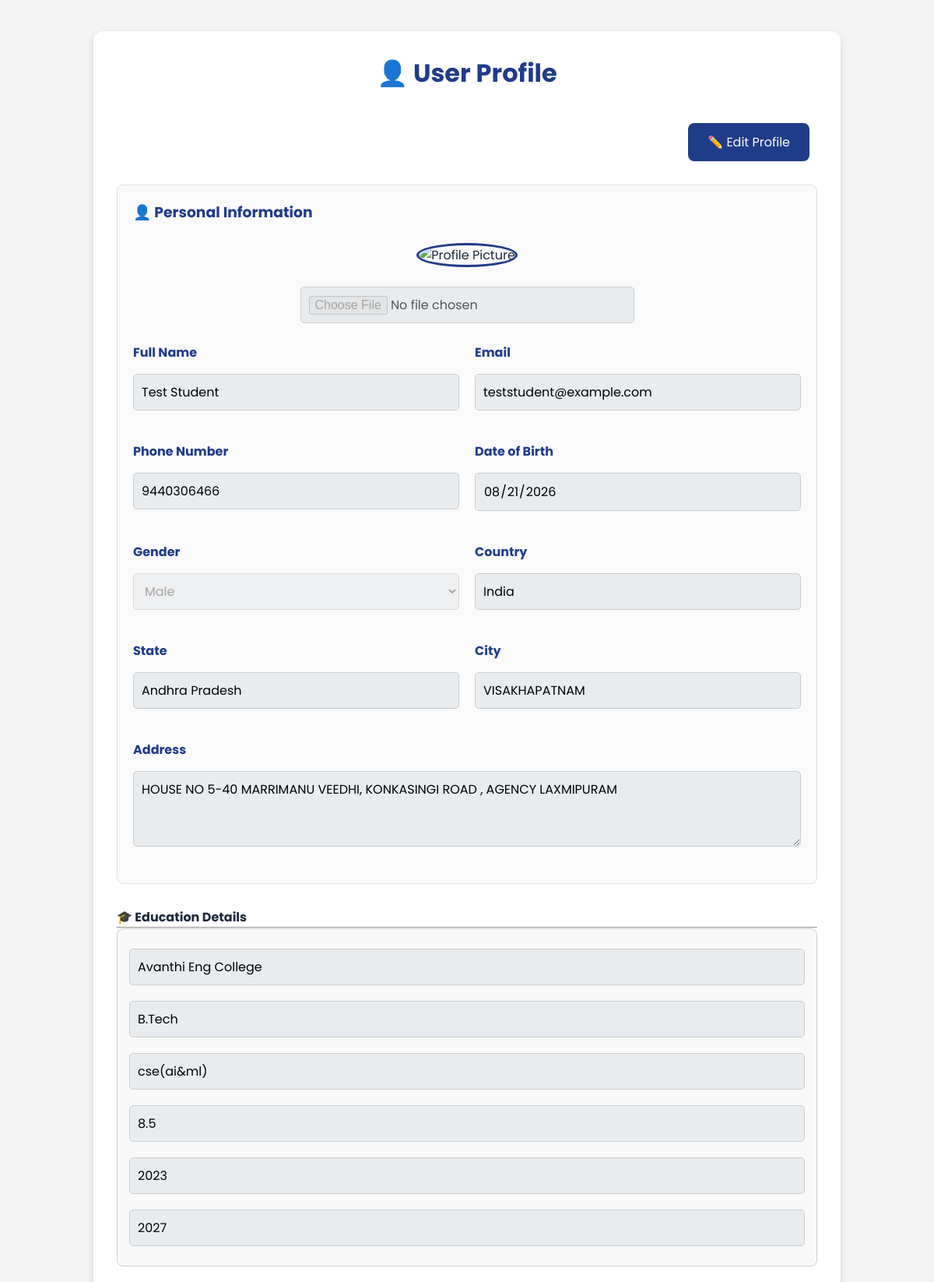
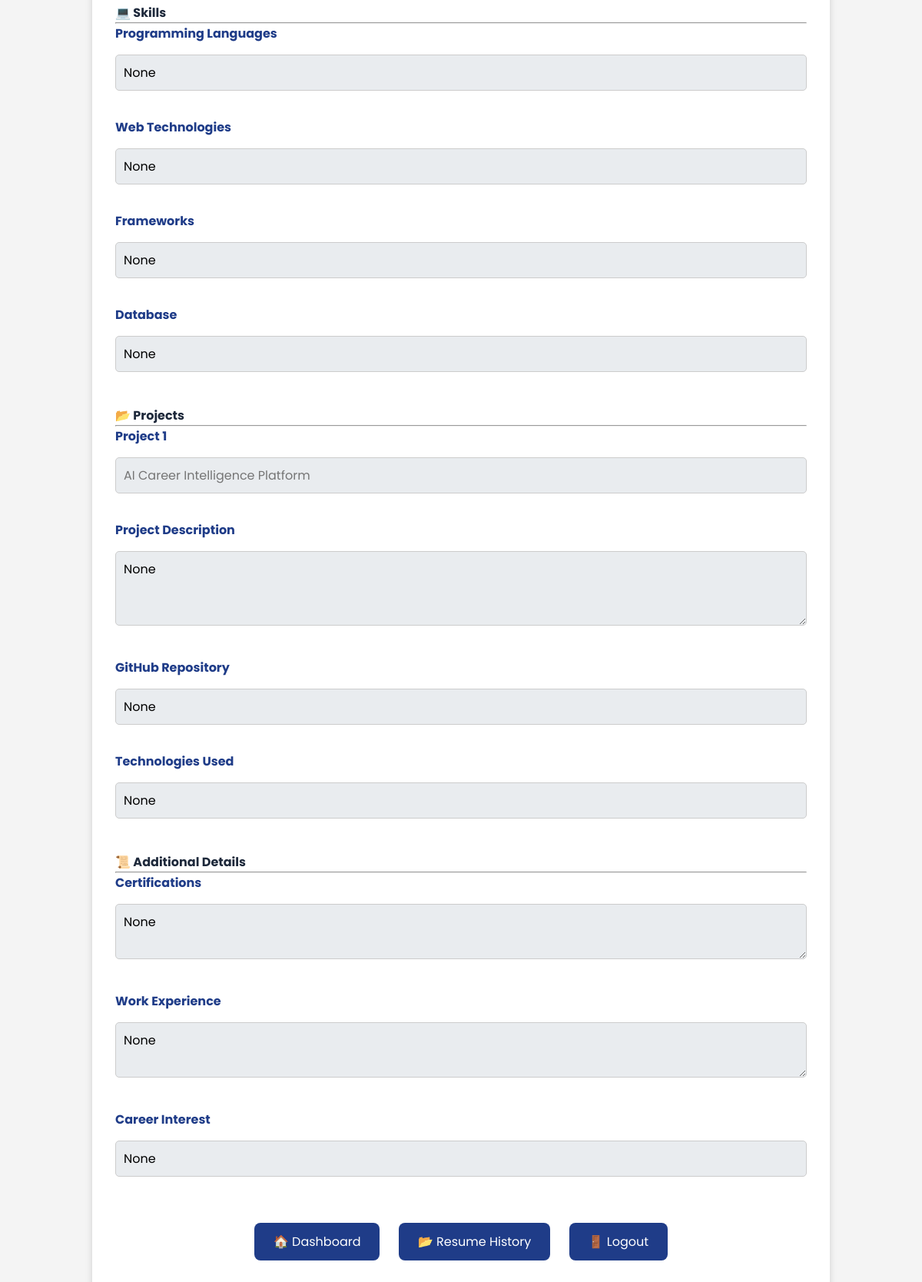
/profile (signed in), run on the app's committed database (2 pictures, top to bottom).
### tables this page shows
CREATE TABLE users(
        id INTEGER PRIMARY KEY AUTOINCREMENT,
        fullname TEXT NOT NULL,
        email TEXT UNIQUE NOT NULL,
        password TEXT NOT NULL,
        role TEXT DEFAULT 'user',

        phone TEXT,
        dob TEXT,
        gender TEXT,
        address TEXT,
        city TEXT,
        state TEXT,
        country TEXT,

        profile_image TEXT,

        programming_languages TEXT,
        web_technologies TEXT,
        frameworks TEXT,
        databases TEXT,

        project_name TEXT,
        project_description TEXT,
        github_repo TEXT,
        tech_used TEXT,
        certifications TEXT,
        work_experience TEXT,
        career_interest TEXT
    );

CREATE TABLE education(
        id INTEGER PRIMARY KEY AUTOINCREMENT,
        email TEXT,
        college TEXT,
        degree TEXT,
        branch TEXT,
        university TEXT,
        cgpa TEXT,
        start_year TEXT,
        end_year TEXT
    );

### app.py (the view, shortened to what this page needs)
@app.route("/profile", methods=["GET", "POST"])
@login_required
def profile():
    connection = sqlite3.connect(DATABASE)
    cursor = connection.cursor()
    email = session["user_email"]
    cursor.execute("""
SELECT
fullname,
email,
phone,
dob,
gender,
address,
city,
state,
country,
profile_image,
programming_languages,
web_technologies,
frameworks,
databases,
project_name,
project_description,
github_repo,
tech_used,
certifications,
work_experience,
career_interest
FROM users
WHERE email=?
""", (email,))
    user = cursor.fetchone()
    cursor.execute("""
    SELECT
    college,
    degree,
    branch,
    cgpa,
    start_year,
    end_year
    FROM education
    WHERE email=?
    """, (email,))
    education = cursor.fetchall()
    cursor.execute("""
    SELECT COUNT(*)
    FROM resume_history
    WHERE email=?
    """, (email,))
    total_uploads = cursor.fetchone()[0]
    cursor.execute("""
    SELECT score, career
    FROM resume_history
    WHERE email=?
    ORDER BY upload_date DESC
    LIMIT 1
    """, (email,))
    latest = cursor.fetchone()
    connection.close()
    if latest:
        latest_score = latest[0]
        latest_career = latest[1]
    else:
        latest_score = 0
        latest_career = "Not Available"
    return render_template(
        "profile.html",
        user=user,
        education=education,
        total_uploads=total_uploads,
        latest_score=latest_score,
        latest_career=latest_career
    )

### app.py (called while the page is built)
def login_required(f):
    @wraps(f)
    def decorated_function(*args, **kwargs):
        if "user_email" not in session:
            return redirect(url_for("login"))
        return f(*args, **kwargs)
    return decorated_function

### templates/profile.html (shortened to what this page needs)
<!DOCTYPE html>
<html lang="en">
<head>
    <link rel="stylesheet" href="{{ url_for('static', filename='css/style.css') }}">
</head>
<body>
<div class="container">
    <div class="card">
        <h1>👤 User Profile</h1>
        <div style="text-align: right; margin-bottom: 20px;">
            <button type="button" id="editBtn" class="btn">✏️ Edit Profile</button>
        </div>
        <form id="profileForm" method="POST" action="/profile" enctype="multipart/form-data">
            <div class="inner-card">
                <h3 class="mb-4" style="color: #1f3c88; margin-top: 0;">👤 Personal Information</h3>
                <div class="text-center mb-4">
                    <img src="{{ url_for('static', filename='images/default-profile.png') }}" id="profilePreview" class="rounded-circle" width="140" height="140" alt="Profile Picture">
                    <br><br>
                    <input type="file" id="profileImage" name="profileImage" accept="image/*" class="form-control" style="width: 50%; margin: 0 auto;" disabled>
                </div>
                <div class="row">
                    <div class="col-md-6 mb-3">
                        <label>Full Name</label>
                        <input type="text" name="fullname" class="form-control" value="{{ user[0] if user else '' }}" placeholder="Enter Full Name" readonly>
                    </div>
                    <div class="col-md-6 mb-3">
                        <label>Email</label>
                        <input type="email" name="email" class="form-control" value="{{ user[1] if user else '' }}" placeholder="Enter Email" readonly>
                    </div>
                    <div class="col-md-6 mb-3">
                        <label>Phone Number</label>
                        <input type="text" name="phone" class="form-control" value="{{ user[2] if user else '' }}" placeholder="Enter Mobile Number" readonly>
                    </div>
                    <div class="col-md-6 mb-3">
                        <label>Date of Birth</label>
                        <input type="date" name="dob" class="form-control" value="{{ user[3] if user else '' }}" readonly>
                    </div>
                    <div class="col-md-6 mb-3">
                        <label>Gender</label>
                        <select name="gender" class="form-control" disabled>
                            <option value="Male" {% if user and user[4] == 'Male' %}selected{% endif %}>Male</option>
                        </select>
                    </div>
                    <div class="col-md-6 mb-3">
                        <label>Country</label>
                        <input type="text" name="country" class="form-control" value="{{ user[8] if user else '' }}" placeholder="India" readonly>
                    </div>
                    <div class="col-md-6 mb-3">
                        <label>State</label>
                        <input type="text" name="state" class="form-control" value="{{ user[7] if user else '' }}" placeholder="Andhra Pradesh" readonly>
                    </div>
                    <div class="col-md-6 mb-3">
                        <label>City</label>
                        <input type="text" name="city" class="form-control" value="{{ user[6] if user else '' }}" placeholder="Visakhapatnam" readonly>
                    </div>
                    <div class="col-12 mb-3">
                        <label>Address</label>
                        <textarea name="address" class="form-control" rows="3" placeholder="Enter Address" readonly>{{ user[5] if user else '' }}</textarea>
                    </div>
                </div>
            </div>
            <h4 class="mt-4">🎓 Education Details</h4>
<hr>
<div id="educationContainer">
    {% if education %}
        {% for edu in education %}
        <div class="education-card border rounded p-3 mb-3" style="background: #f9f9f9;">
            <input type="text" name="college[]" value="{{ edu[0] }}" class="form-control mb-2" placeholder="College Name" readonly>
            <input type="text" name="degree[]" value="{{ edu[1] }}" class="form-control mb-2" placeholder="Degree" readonly>
            <input type="text" name="branch[]" value="{{ edu[2] }}" class="form-control mb-2" placeholder="Branch" readonly>
            <input type="text" name="cgpa[]" value="{{ edu[3] }}" class="form-control mb-2" placeholder="CGPA" readonly>
            <input type="text" name="start_year[]" value="{{ edu[4] }}" class="form-control mb-2" placeholder="Start Year" readonly>
            <input type="text" name="end_year[]" value="{{ edu[5] }}" class="form-control mb-2" placeholder="End Year" readonly>
        </div>
        {% endfor %}
    {% endif %}
</div>
            <h4 class="mt-4">💻 Skills</h4>
            <hr>
            <div class="mb-3">
                <label>Programming Languages</label>
                <input
    type="text"
    name="programming_languages"
    class="form-control"
    value="{{ user[10] if user else '' }}"
    placeholder="Python, Java, C"
    readonly>
            </div>
            <div class="mb-3">
                <label>Web Technologies</label>
                <input
    type="text"
    name="web_technologies"
    class="form-control"
    value="{{ user[11] if user else '' }}"
    placeholder="HTML, CSS, JavaScript, React"
    readonly>
            </div>
            <div class="mb-3">
                <label>Frameworks</label>
                <input
    type="text"
    name="frameworks"
    class="form-control"
    value="{{ user[12] if user else '' }}"
    placeholder="Flask, Bootstrap"
    readonly>
            </div>
            <div class="mb-3">
                <label>Database</label>
                <input
    type="text"
    name="databases"
    class="form-control"
    value="{{ user[13] if user else '' }}"
    placeholder="SQLite, MySQL"
    readonly>
            </div>
            <h4 class="mt-4">📂 Projects</h4>
            <hr>
            <div class="mb-3">
                <label>Project 1</label>
               <input type="text" name="project_name[]" class="form-control" placeholder="AI Career Intelligence Platform" readonly>
            </div>
            <div class="mb-3">
                <label>Project Description</label>
                <textarea
    name="project_description[]"
    class="form-control"
    rows="3"
    placeholder="Describe your project..."
    readonly>{{ user[15] if user else "" }}</textarea>
            </div>
            <div class="mb-3">
                <label>GitHub Repository</label>
                <input
    type="url"
    name="github_repo[]"
    class="form-control"
    value="{{ user[16] if user else '' }}"
    placeholder="https://github.com/username/project"
    readonly>
            </div>
            <div class="mb-3">
                <label>Technologies Used</label>
                <input
    type="text"
    name="tech_used[]"
    class="form-control"
    value="{{ user[17] if user else '' }}"
    placeholder="Python, Flask, HTML, CSS, JavaScript"
    readonly>
           </div>
<h4 class="mt-4">📜 Additional Details</h4>
            <hr>
            <div class="mb-3">
                <label>Certifications</label>
                <textarea
    name="certifications"
    class="form-control"
    rows="2"
    placeholder="NPTEL, Coursera..."
    readonly>{{ user[18] if user else '' }}</textarea>
            </div>
            <div class="mb-3">
                <label>Work Experience</label>
                <textarea
    name="work_experience"
    class="form-control"
    rows="2"
    placeholder="Internships"
    readonly>{{ user[19] if user else '' }}</textarea>
            </div>
            <div class="mb-3">
                <label>Career Interest</label>
                <input
    type="text"
    name="career_interest"
    class="form-control"
    value="{{ user[20] if user else '' }}"
    placeholder="Artificial Intelligence"
    readonly>
            </div>
        </form>
        <div class="button-group">
            <a href="/dashboard" class="btn">🏠 Dashboard</a>
            <a href="/history" class="btn">📂 Resume History</a>
            <a href="/logout" class="btn">🚪 Logout</a>
        </div>
    </div>
</div>
</body>
</html>

### static/css/style.css (style rules this page uses)
:root { --primary: #2563eb; --secondary: #7c3aed; --success: #16a34a; --danger: #dc2626; --warning: #f59e0b; --bg: #f4f7fc; --card: #ffffff; --text: #1e293b; --shadow: 0 15px 35px rgba(0,0,0,.08); }
* { margin: 0; padding: 0; box-sizing: border-box; font-family: 'Poppins', sans-serif; }
body { background: var(--bg); color: var(--text); transition: .4s; }
.btn { border-radius: 12px; transition: .3s; }
.feature-card, .card { background: var(--card); border: none; border-radius: 20px; box-shadow: var(--shadow); transition: .3s; }
input, textarea, select { width: 100%; padding: 14px; border-radius: 12px; border: 1px solid #d1d5db; margin-top: 10px; margin-bottom: 20px; }
.rounded-circle { border: 5px solid #2563eb; }

### templates/profile.html (style rules this page uses)
body { background: #f4f4f4; font-family: Arial, sans-serif; }
.container { width: 80%; margin: 40px auto; }
.card { background: white; padding: 30px; border-radius: 12px; box-shadow: 0 4px 10px rgba(0,0,0,.15); }
h1 { color: #1f3c88; text-align: center; margin-bottom: 30px; }
.button-group { margin-top: 30px; text-align: center; }
.btn { display: inline-block; background: #1f3c88; color: white; padding: 12px 25px; text-decoration: none; border-radius: 8px; margin: 10px; border: none; cursor: pointer; font-size: 16px; }
.mb-3 { margin-bottom: 15px; }
.mb-4 { margin-bottom: 25px; }
label { font-weight: bold; color: #1f3c88; display: block; margin-bottom: 5px; }
.form-control { width: 100%; padding: 10px; border: 1px solid #ccc; border-radius: 5px; box-sizing: border-box; font-size: 16px; }
.form-control[readonly], .form-control[disabled] { background-color: #e9ecef; cursor: not-allowed; }
.mt-4 { margin-top: 1.5rem; }
.text-center { text-align: center; }
.rounded-circle { border-radius: 50%; object-fit: cover; border: 3px solid #1f3c88; }
.row { display: flex; flex-wrap: wrap; margin: -10px; }
.col-md-6 { flex: 0 0 calc(50% - 20px); margin: 10px; box-sizing: border-box; }
.col-12 { flex: 0 0 calc(100% - 20px); margin: 10px; box-sizing: border-box; }
.inner-card { background: #fafafa; padding: 20px; border-radius: 8px; border: 1px solid #e0e0e0; margin-bottom: 30px; }
.education-card { background: #fafafa; }
.border { border: 1px solid #ccc; }
.rounded { border-radius: 8px; }
.p-3 { padding: 15px; }
.mb-2 { margin-bottom: 10px; }

### data on the page
users: fullname "Test Student", email "teststudent@example.com", phone "9440306466", dob "08/21/2026", gender "Male", country "India", state "Andhra Pradesh", city "VISAKHAPATNAM", address "HOUSE NO 5-40 MARRIMANU VEEDHI, KONKASINGI ROAD , AGENCY LAXMIPURAM", programming_languages "None", web_technologies "None", frameworks "None", databases "None", certifications "None", work_experience "None", career_interest "None"
education: college "Avanthi Eng College", degree "B.Tech", branch "cse(ai&ml)", cgpa "8.5", start_year "2023", end_year "2027"
